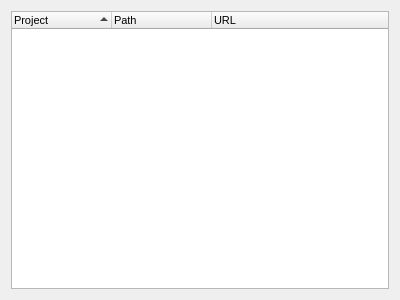
<?xml version="1.0" encoding="UTF-8"?>
<ui version="4.0">
 <class>MainPanel</class>
 <widget class="QWidget" name="MainPanel">
  <property name="geometry">
   <rect>
    <x>0</x>
    <y>0</y>
    <width>400</width>
    <height>300</height>
   </rect>
  </property>
  <property name="windowTitle">
   <string/>
  </property>
  <layout class="QGridLayout" name="gridLayout">
   <item row="0" column="0">
    <widget class="QTreeWidget" name="treeWidget">
     <property name="font">
      <font>
       <pointsize>8</pointsize>
      </font>
     </property>
     <property name="editTriggers">
      <set>QAbstractItemView::DoubleClicked</set>
     </property>
     <property name="alternatingRowColors">
      <bool>true</bool>
     </property>
     <property name="textElideMode">
      <enum>Qt::ElideRight</enum>
     </property>
     <property name="uniformRowHeights">
      <bool>true</bool>
     </property>
     <property name="itemsExpandable">
      <bool>false</bool>
     </property>
     <property name="sortingEnabled">
      <bool>true</bool>
     </property>
     <property name="expandsOnDoubleClick">
      <bool>false</bool>
     </property>
     <property name="columnCount">
      <number>3</number>
     </property>
     <attribute name="headerCascadingSectionResizes">
      <bool>true</bool>
     </attribute>
     <attribute name="headerShowSortIndicator" stdset="0">
      <bool>true</bool>
     </attribute>
     <attribute name="headerStretchLastSection">
      <bool>true</bool>
     </attribute>
     <column>
      <property name="text">
       <string>Project</string>
      </property>
     </column>
     <column>
      <property name="text">
       <string>Path</string>
      </property>
     </column>
     <column>
      <property name="text">
       <string>URL</string>
      </property>
     </column>
    </widget>
   </item>
  </layout>
 </widget>
 <resources/>
 <connections/>
</ui>
